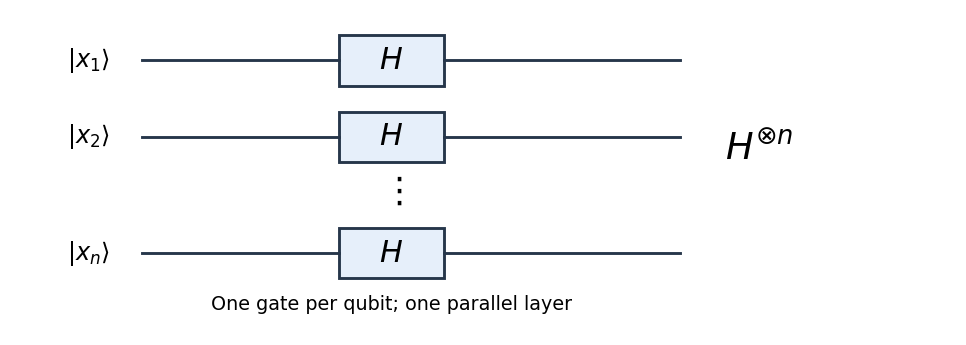

Reproduce this figure in Python.
"""Draw the parallel Hadamard circuit; write its PNG only to the current directory.

Dependencies: the repository pyproject.toml (matplotlib and NumPy).
Tested with Python 3.14.4, matplotlib 3.10.7, and NumPy 2.3.5.
"""

from pathlib import Path

import matplotlib

matplotlib.use("Agg")
import matplotlib.pyplot as plt
from matplotlib.patches import Rectangle


def main():
    fig, ax = plt.subplots(figsize=(8.4, 3.0), facecolor="white")
    ax.set_facecolor("white")
    for y, label in [(2.4, "1"), (1.55, "2"), (0.25, "n")]:
        ax.plot([0.9, 2.4], [y, y], color="#26364a", lw=1.8)
        ax.plot([3.2, 5.0], [y, y], color="#26364a", lw=1.8)
        ax.add_patch(Rectangle((2.4, y - 0.28), 0.8, 0.56,
                               facecolor="#e6effa", edgecolor="#26364a", lw=1.8))
        ax.text(2.8, y, "$H$", ha="center", va="center", fontsize=19)
        ax.text(0.65, y, rf"$|x_{label}\rangle$", ha="right", va="center", fontsize=15)
    ax.text(2.8, 0.94, r"$\vdots$", ha="center", va="center", fontsize=22)
    ax.text(5.35, 1.4, r"$H^{\otimes n}$", ha="left", va="center", fontsize=23)
    ax.text(2.8, -0.38, "One gate per qubit; one parallel layer", ha="center", fontsize=12)
    ax.set_xlim(-0.1, 7.1)
    ax.set_ylim(-0.65, 2.95)
    ax.axis("off")
    fig.tight_layout(pad=0.7)
    fig.savefig(Path.cwd() / "2015-hadamard-network.png", dpi=115,
                facecolor="white", transparent=False)
    plt.close(fig)


if __name__ == "__main__":
    main()
